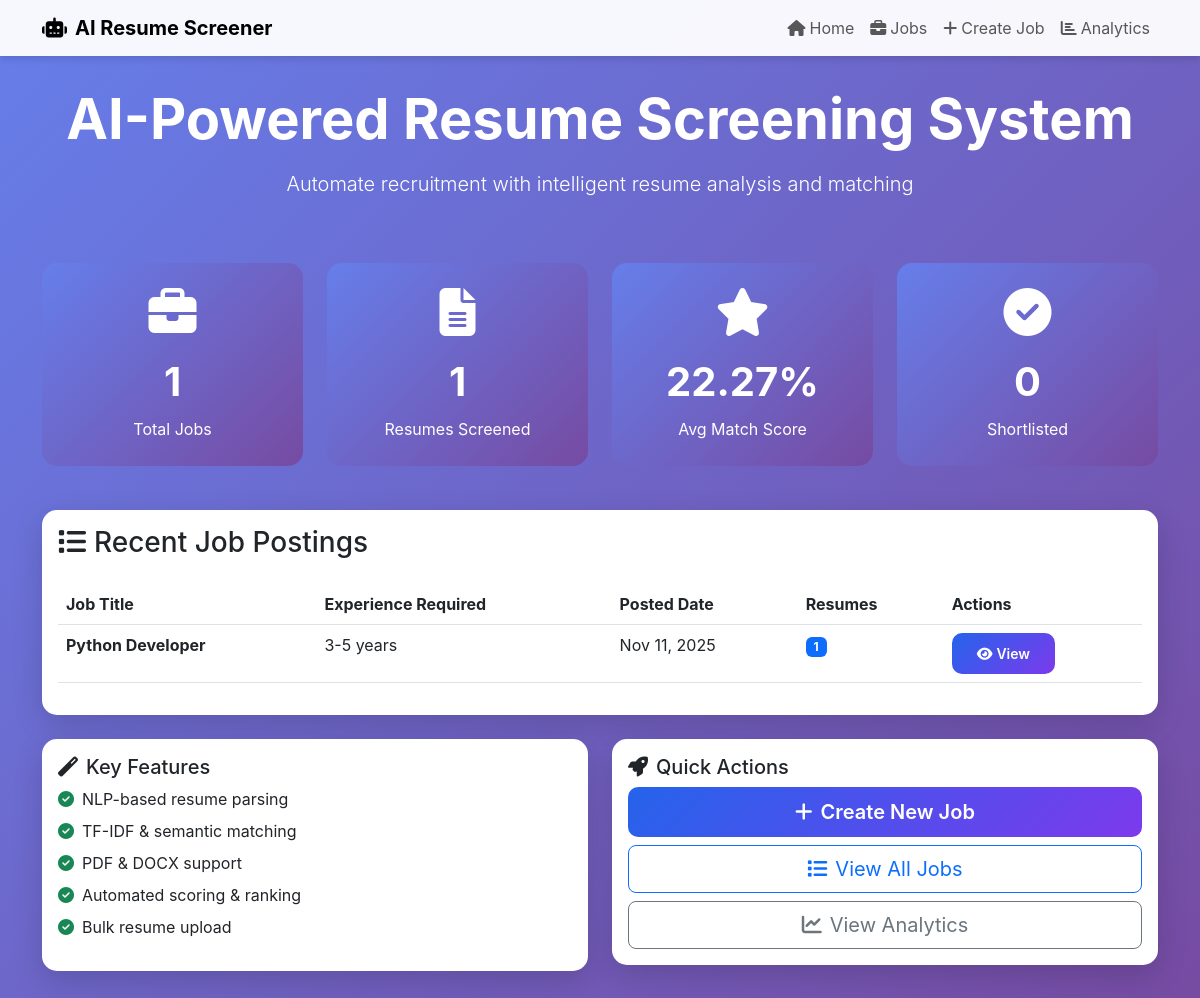
The page / on the database its author committed.
### screener/models.py (models this page shows, shortened)
class JobDescription(models.Model):
    title = models.CharField(max_length=200)
    description = models.TextField()
    required_skills = models.TextField(help_text="Comma-separated skills")
    experience_required = models.CharField(max_length=100)
    education_required = models.CharField(max_length=200)
    created_at = models.DateTimeField(default=timezone.now)
    class Meta:
        ordering = ['-created_at']

### screener/views.py (the view)
# urls.py: path('', views.home, name='home'),
def home(request):
    total_jobs = JobDescription.objects.count()
    total_resumes = Resume.objects.count()
    avg_match_score = Resume.objects.aggregate(Avg('match_score'))['match_score__avg'] or 0
    shortlisted = Resume.objects.filter(is_shortlisted=True).count()
    recent_jobs = JobDescription.objects.all()[:5]
    context = {
        'total_jobs': total_jobs,
        'total_resumes': total_resumes,
        'avg_match_score': round(avg_match_score, 2),
        'shortlisted': shortlisted,
        'recent_jobs': recent_jobs
    }
    return render(request, 'screener/home.html', context)

### templates/screener/home.html (shortened to what this page needs)
{% extends 'base.html' %}
{% block content %}
<div class="row mb-4">
    <div class="col-md-12 text-center text-white mb-4">
        <h1 class="display-4 fw-bold mb-3">AI-Powered Resume Screening System</h1>
        <p class="lead">Automate recruitment with intelligent resume analysis and matching</p>
    </div>
</div>
<div class="row mb-4">
    <div class="col-md-3">
        <div class="stat-card text-center">
            <i class="fas fa-briefcase fa-3x mb-3"></i>
            <div class="stat-number">{{ total_jobs }}</div>
            <div>Total Jobs</div>
        </div>
    </div>
    <div class="col-md-3">
        <div class="stat-card text-center">
            <i class="fas fa-file-alt fa-3x mb-3"></i>
            <div class="stat-number">{{ total_resumes }}</div>
            <div>Resumes Screened</div>
        </div>
    </div>
    <div class="col-md-3">
        <div class="stat-card text-center">
            <i class="fas fa-star fa-3x mb-3"></i>
            <div class="stat-number">{{ avg_match_score }}%</div>
            <div>Avg Match Score</div>
        </div>
    </div>
    <div class="col-md-3">
        <div class="stat-card text-center">
            <i class="fas fa-check-circle fa-3x mb-3"></i>
            <div class="stat-number">{{ shortlisted }}</div>
            <div>Shortlisted</div>
        </div>
    </div>
</div>
<div class="row">
    <div class="col-md-12">
        <div class="card">
            <div class="card-body">
                <h3 class="card-title mb-4"><i class="fas fa-list me-2"></i>Recent Job Postings</h3>
                {% if recent_jobs %}
                <div class="table-responsive">
                    <table class="table table-hover">
                        <thead>
                            <tr>
                                <th>Job Title</th>
                                <th>Experience Required</th>
                                <th>Posted Date</th>
                                <th>Resumes</th>
                                <th>Actions</th>
                            </tr>
                        </thead>
                        <tbody>
                            {% for job in recent_jobs %}
                            <tr>
                                <td><strong>{{ job.title }}</strong></td>
                                <td>{{ job.experience_required }}</td>
                                <td>{{ job.created_at|date:"M d, Y" }}</td>
                                <td><span class="badge bg-primary">{{ job.resumes.count }}</span></td>
                                <td>
                                    <a href="{% url 'job_detail' job.id %}" class="btn btn-sm btn-primary">
                                        <i class="fas fa-eye me-1"></i>View
                                    </a>
                                </td>
                            </tr>
                            {% endfor %}
                        </tbody>
                    </table>
                </div>
                {% endif %}
            </div>
        </div>
    </div>
</div>
<div class="row mt-4">
    <div class="col-md-6">
        <div class="card">
            <div class="card-body">
                <h5 class="card-title"><i class="fas fa-magic me-2"></i>Key Features</h5>
                <ul class="list-unstyled">
                    <li class="mb-2"><i class="fas fa-check-circle text-success me-2"></i>NLP-based resume parsing</li>
                    <li class="mb-2"><i class="fas fa-check-circle text-success me-2"></i>TF-IDF & semantic matching</li>
                    <li class="mb-2"><i class="fas fa-check-circle text-success me-2"></i>PDF & DOCX support</li>
                    <li class="mb-2"><i class="fas fa-check-circle text-success me-2"></i>Automated scoring & ranking</li>
                    <li class="mb-2"><i class="fas fa-check-circle text-success me-2"></i>Bulk resume upload</li>
                </ul>
            </div>
        </div>
    </div>
    <div class="col-md-6">
        <div class="card">
            <div class="card-body">
                <h5 class="card-title"><i class="fas fa-rocket me-2"></i>Quick Actions</h5>
                <div class="d-grid gap-2">
                    <a href="{% url 'create_job' %}" class="btn btn-primary btn-lg">
                        <i class="fas fa-plus me-2"></i>Create New Job
                    </a>
                    <a href="{% url 'job_list' %}" class="btn btn-outline-primary btn-lg">
                        <i class="fas fa-list me-2"></i>View All Jobs
                    </a>
                    <a href="{% url 'analytics' %}" class="btn btn-outline-secondary btn-lg">
                        <i class="fas fa-chart-line me-2"></i>View Analytics
                    </a>
                </div>
            </div>
        </div>
    </div>
</div>
{% endblock %}

### templates/base.html (style rules this page uses)
:root { --primary-color: #2563eb; --secondary-color: #7c3aed; --success-color: #10b981; --danger-color: #ef4444; }
body { font-family: 'Inter', -apple-system, BlinkMacSystemFont, 'Segoe UI', sans-serif; background: linear-gradient(135deg, #667eea 0%, #764ba2 100%); min-height: 100vh; }
.card { border: none; border-radius: 15px; box-shadow: 0 10px 30px rgba(0,0,0,0.15); transition: transform 0.3s ease; }
.btn-primary { background: linear-gradient(135deg, var(--primary-color), var(--secondary-color)); border: none; border-radius: 10px; padding: 10px 25px; font-weight: 600; transition: all 0.3s ease; }
.stat-card { background: linear-gradient(135deg, #667eea 0%, #764ba2 100%); color: white; border-radius: 15px; padding: 25px; margin-bottom: 20px; }
.stat-number { font-size: 2.5rem; font-weight: 700; margin-bottom: 5px; }

### rows shown on the page
JobDescription: title "Python Developer", experience_required "3-5 years", created_at "Nov 11, 2025", resumes.count "1"

### other values the page prints
{{ total_jobs }} "1"
{{ total_resumes }} "1"
{{ avg_match_score }} "22.27"
{{ shortlisted }} "0"
